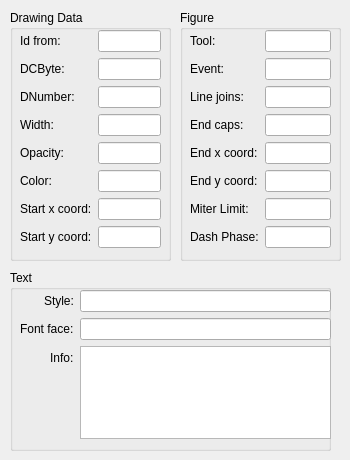
    <widget class="QWidget" name="drawingTab_2">
     <attribute name="title">
      <string>Drawing</string>
     </attribute>
     <widget class="QGroupBox" name="groupBox_7">
      <property name="geometry">
       <rect>
        <x>10</x>
        <y>270</y>
        <width>321</width>
        <height>181</height>
       </rect>
      </property>
      <property name="title">
       <string>Text</string>
      </property>
      <widget class="QWidget" name="formLayoutWidget_9">
       <property name="geometry">
        <rect>
         <x>10</x>
         <y>20</y>
         <width>311</width>
         <height>149</height>
        </rect>
       </property>
       <layout class="QFormLayout" name="formLayout_9">
        <property name="fieldGrowthPolicy">
         <enum>QFormLayout::AllNonFixedFieldsGrow</enum>
        </property>
        <property name="labelAlignment">
         <set>Qt::AlignRight|Qt::AlignTrailing|Qt::AlignVCenter</set>
        </property>
        <item row="0" column="0">
         <widget class="QLabel" name="label_36">
          <property name="text">
           <string>Style:</string>
          </property>
          <property name="buddy">
           <cstring>receiveTextStyle</cstring>
          </property>
         </widget>
        </item>
        <item row="0" column="1">
         <widget class="QLineEdit" name="textStyle">
          <property name="enabled">
           <bool>true</bool>
          </property>
          <property name="alignment">
           <set>Qt::AlignRight|Qt::AlignTrailing|Qt::AlignVCenter</set>
          </property>
         </widget>
        </item>
        <item row="1" column="0">
         <widget class="QLabel" name="label_37">
          <property name="text">
           <string>Font face:</string>
          </property>
          <property name="buddy">
           <cstring>receiveTextFace</cstring>
          </property>
         </widget>
        </item>
        <item row="1" column="1">
         <widget class="QLineEdit" name="textFace">
          <property name="enabled">
           <bool>true</bool>
          </property>
          <property name="alignment">
           <set>Qt::AlignRight|Qt::AlignTrailing|Qt::AlignVCenter</set>
          </property>
         </widget>
        </item>
        <item row="2" column="0">
         <widget class="QLabel" name="label_38">
          <property name="text">
           <string>Info:</string>
          </property>
          <property name="buddy">
           <cstring>receiveTextText</cstring>
          </property>
         </widget>
        </item>
        <item row="2" column="1">
         <widget class="QPlainTextEdit" name="textText">
          <property name="enabled">
           <bool>true</bool>
          </property>
         </widget>
        </item>
       </layout>
      </widget>
     </widget>
     <widget class="QGroupBox" name="groupBox_8">
      <property name="geometry">
       <rect>
        <x>10</x>
        <y>10</y>
        <width>161</width>
        <height>251</height>
       </rect>
      </property>
      <property name="title">
       <string>Drawing Data</string>
      </property>
      <widget class="QWidget" name="formLayoutWidget_10">
       <property name="geometry">
        <rect>
         <x>10</x>
         <y>20</y>
         <width>141</width>
         <height>244</height>
        </rect>
       </property>
       <layout class="QFormLayout" name="formLayout_10">
        <property name="fieldGrowthPolicy">
         <enum>QFormLayout::AllNonFixedFieldsGrow</enum>
        </property>
        <property name="rowWrapPolicy">
         <enum>QFormLayout::DontWrapRows</enum>
        </property>
        <item row="0" column="0">
         <widget class="QLabel" name="label_39">
          <property name="text">
           <string>Id from:</string>
          </property>
          <property name="buddy">
           <cstring>receiveDrawingIdFrom</cstring>
          </property>
         </widget>
        </item>
        <item row="0" column="1">
         <widget class="QLineEdit" name="drawingIdFrom">
          <property name="enabled">
           <bool>true</bool>
          </property>
          <property name="alignment">
           <set>Qt::AlignRight|Qt::AlignTrailing|Qt::AlignVCenter</set>
          </property>
         </widget>
        </item>
        <item row="1" column="0">
         <widget class="QLabel" name="label_40">
          <property name="text">
           <string>DCByte:</string>
          </property>
          <property name="buddy">
           <cstring>receiveDrawingDCByte</cstring>
          </property>
         </widget>
        </item>
        <item row="2" column="0">
         <widget class="QLabel" name="label_41">
          <property name="text">
           <string>DNumber:</string>
          </property>
          <property name="buddy">
           <cstring>receiveDrawingNumber</cstring>
          </property>
         </widget>
        </item>
        <item row="3" column="0">
         <widget class="QLabel" name="label_42">
          <property name="text">
           <string>Width:</string>
          </property>
          <property name="buddy">
           <cstring>receiveDrawingWidth</cstring>
          </property>
         </widget>
        </item>
        <item row="4" column="0">
         <widget class="QLabel" name="label_43">
          <property name="text">
           <string>Opacity:</string>
          </property>
          <property name="buddy">
           <cstring>receiveDrawingOpacity</cstring>
          </property>
         </widget>
        </item>
        <item row="5" column="0">
         <widget class="QLabel" name="label_44">
          <property name="text">
           <string>Color:</string>
          </property>
          <property name="buddy">
           <cstring>receiveDrawingColor</cstring>
          </property>
         </widget>
        </item>
        <item row="6" column="0">
         <widget class="QLabel" name="label_45">
          <property name="text">
           <string>Start x coord:</string>
          </property>
          <property name="buddy">
           <cstring>receiveDrawingXCoordinate</cstring>
          </property>
         </widget>
        </item>
        <item row="7" column="0">
         <widget class="QLabel" name="label_46">
          <property name="text">
           <string>Start y coord:</string>
          </property>
          <property name="buddy">
           <cstring>receiveDrawingYCoordinate</cstring>
          </property>
         </widget>
        </item>
        <item row="1" column="1">
         <widget class="QLineEdit" name="drawingDCByte">
          <property name="enabled">
           <bool>true</bool>
          </property>
          <property name="alignment">
           <set>Qt::AlignRight|Qt::AlignTrailing|Qt::AlignVCenter</set>
          </property>
         </widget>
        </item>
        <item row="2" column="1">
         <widget class="QLineEdit" name="drawingNumber">
          <property name="enabled">
           <bool>true</bool>
          </property>
          <property name="alignment">
           <set>Qt::AlignRight|Qt::AlignTrailing|Qt::AlignVCenter</set>
          </property>
         </widget>
        </item>
        <item row="3" column="1">
         <widget class="QLineEdit" name="drawingWidth">
          <property name="enabled">
           <bool>true</bool>
          </property>
          <property name="alignment">
           <set>Qt::AlignRight|Qt::AlignTrailing|Qt::AlignVCenter</set>
          </property>
         </widget>
        </item>
        <item row="4" column="1">
         <widget class="QLineEdit" name="drawingOpacity">
          <property name="enabled">
           <bool>true</bool>
          </property>
          <property name="alignment">
           <set>Qt::AlignRight|Qt::AlignTrailing|Qt::AlignVCenter</set>
          </property>
         </widget>
        </item>
        <item row="5" column="1">
         <widget class="QLineEdit" name="drawingColor">
          <property name="enabled">
           <bool>true</bool>
          </property>
          <property name="alignment">
           <set>Qt::AlignRight|Qt::AlignTrailing|Qt::AlignVCenter</set>
          </property>
         </widget>
        </item>
        <item row="6" column="1">
         <widget class="QLineEdit" name="drawingXCoordinate">
          <property name="enabled">
           <bool>true</bool>
          </property>
          <property name="alignment">
           <set>Qt::AlignRight|Qt::AlignTrailing|Qt::AlignVCenter</set>
          </property>
         </widget>
        </item>
        <item row="7" column="1">
         <widget class="QLineEdit" name="drawingYCoordinate">
          <property name="enabled">
           <bool>true</bool>
          </property>
          <property name="alignment">
           <set>Qt::AlignRight|Qt::AlignTrailing|Qt::AlignVCenter</set>
          </property>
         </widget>
        </item>
       </layout>
      </widget>
     </widget>
     <widget class="QGroupBox" name="groupBox_9">
      <property name="geometry">
       <rect>
        <x>180</x>
        <y>10</y>
        <width>161</width>
        <height>251</height>
       </rect>
      </property>
      <property name="title">
       <string>Figure</string>
      </property>
      <widget class="QWidget" name="formLayoutWidget_11">
       <property name="geometry">
        <rect>
         <x>10</x>
         <y>20</y>
         <width>141</width>
         <height>244</height>
        </rect>
       </property>
       <layout class="QFormLayout" name="formLayout_11">
        <item row="2" column="0">
         <widget class="QLabel" name="label_47">
          <property name="text">
           <string>Line joins:</string>
          </property>
          <property name="buddy">
           <cstring>receiveFigureLineJoin</cstring>
          </property>
         </widget>
        </item>
        <item row="0" column="1">
         <widget class="QLineEdit" name="figureTool">
          <property name="enabled">
           <bool>true</bool>
          </property>
          <property name="alignment">
           <set>Qt::AlignRight|Qt::AlignTrailing|Qt::AlignVCenter</set>
          </property>
         </widget>
        </item>
        <item row="1" column="1">
         <widget class="QLineEdit" name="figureEvent">
          <property name="enabled">
           <bool>true</bool>
          </property>
          <property name="alignment">
           <set>Qt::AlignRight|Qt::AlignTrailing|Qt::AlignVCenter</set>
          </property>
         </widget>
        </item>
        <item row="2" column="1">
         <widget class="QLineEdit" name="figureLineJoin">
          <property name="enabled">
           <bool>true</bool>
          </property>
          <property name="alignment">
           <set>Qt::AlignRight|Qt::AlignTrailing|Qt::AlignVCenter</set>
          </property>
         </widget>
        </item>
        <item row="3" column="0">
         <widget class="QLabel" name="label_48">
          <property name="text">
           <string>End caps:</string>
          </property>
          <property name="buddy">
           <cstring>receiveFigureEndCaps</cstring>
          </property>
         </widget>
        </item>
        <item row="0" column="0">
         <widget class="QLabel" name="label_49">
          <property name="text">
           <string>Tool:</string>
          </property>
          <property name="buddy">
           <cstring>receiveFigureTool</cstring>
          </property>
         </widget>
        </item>
        <item row="1" column="0">
         <widget class="QLabel" name="label_50">
          <property name="text">
           <string>Event:</string>
          </property>
          <property name="buddy">
           <cstring>receiveFigureEvent</cstring>
          </property>
         </widget>
        </item>
        <item row="3" column="1">
         <widget class="QLineEdit" name="figureEndCaps">
          <property name="enabled">
           <bool>true</bool>
          </property>
          <property name="alignment">
           <set>Qt::AlignRight|Qt::AlignTrailing|Qt::AlignVCenter</set>
          </property>
         </widget>
        </item>
        <item row="4" column="0">
         <widget class="QLabel" name="label_51">
          <property name="text">
           <string>End x coord:</string>
          </property>
          <property name="buddy">
           <cstring>receiveFigureEndXCoordinate</cstring>
          </property>
         </widget>
        </item>
        <item row="5" column="0">
         <widget class="QLabel" name="label_52">
          <property name="text">
           <string>End y coord:</string>
          </property>
          <property name="buddy">
           <cstring>receiveFigureEndYCoordinate</cstring>
          </property>
         </widget>
        </item>
        <item row="6" column="0">
         <widget class="QLabel" name="label_53">
          <property name="text">
           <string>Miter Limit:</string>
          </property>
          <property name="buddy">
           <cstring>receiveFigureMiterLimit</cstring>
          </property>
         </widget>
        </item>
        <item row="7" column="0">
         <widget class="QLabel" name="label_54">
          <property name="text">
           <string>Dash Phase:</string>
          </property>
          <property name="buddy">
           <cstring>receiveFigureDashPhase</cstring>
          </property>
         </widget>
        </item>
        <item row="4" column="1">
         <widget class="QLineEdit" name="figureEndXCoordinate">
          <property name="enabled">
           <bool>true</bool>
          </property>
          <property name="alignment">
           <set>Qt::AlignRight|Qt::AlignTrailing|Qt::AlignVCenter</set>
          </property>
         </widget>
        </item>
        <item row="5" column="1">
         <widget class="QLineEdit" name="figureEndYCoordinate">
          <property name="enabled">
           <bool>true</bool>
          </property>
          <property name="alignment">
           <set>Qt::AlignRight|Qt::AlignTrailing|Qt::AlignVCenter</set>
          </property>
         </widget>
        </item>
        <item row="6" column="1">
         <widget class="QLineEdit" name="figureMiterLimit">
          <property name="enabled">
           <bool>true</bool>
          </property>
          <property name="alignment">
           <set>Qt::AlignRight|Qt::AlignTrailing|Qt::AlignVCenter</set>
          </property>
         </widget>
        </item>
        <item row="7" column="1">
         <widget class="QLineEdit" name="figureDashPhase">
          <property name="enabled">
           <bool>true</bool>
          </property>
          <property name="alignment">
           <set>Qt::AlignRight|Qt::AlignTrailing|Qt::AlignVCenter</set>
          </property>
         </widget>
        </item>
       </layout>
      </widget>
     </widget>
    </widget>
